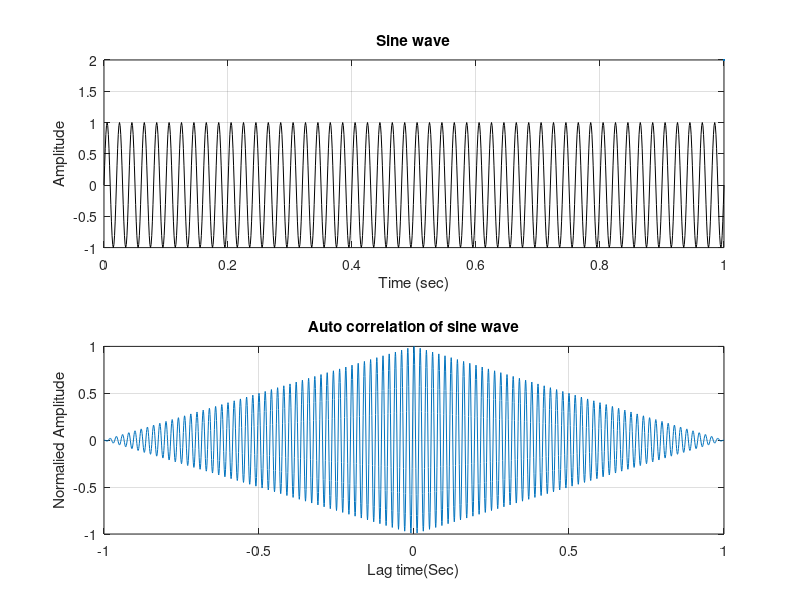

MATLAB code for this plot: (Note: this script raises an error after producing the figure.)

%% Auto correlation of signal
% Auto correlation - only shows non-negative values, Is normalized to have a peak value of 1 at lag 0.
% Cross correlation - Shows both negative and positive lags, providing more detailed symmetry.Can also handle cross-correlation if applied to two signals.

clc;
clear all;
close all;

% parameters
srate = 1000;
time = 0:1/srate:1;

sine = sin(2 * pi * 50 * time + 0);

figure(1),clf
subplot(211);
plot(time,sine,'k',LineWidth=2);
title('Sine wave'),xlabel('Time (sec)'), ylabel('Amplitude');
grid on;

% autocorr_signal = autocorr(sine);
[auto_corr, lags] = xcorr(sine, 'coeff');

lags_sec = lags/srate;  % converting lags from samples to seconds

subplot(212);
plot(lags_sec, auto_corr);
title('Auto correlation of sine wave'), xlabel('Lag time(Sec)'), ylabel('Normalied Amplitude');
grid on;

% Add vertical lines for better clarity
hold on;
xline(0, 'r--', 'Lag = 0', 'LineWidth', 1.5); % Vertical line at lag = 0
hold off;

% Display key observations
disp('Key Observations:');
disp(['1. Maximum autocorrelation occurs at Lag = 0, as the signal perfectly aligns with itself.']);
disp(['2. Periodic peaks are observed at lags corresponding to the signal''s period (T = ' num2str(1/50) ' sec).']);
disp(['3. Negative lags show similar behavior due to symmetry of autocorrelation.']);
